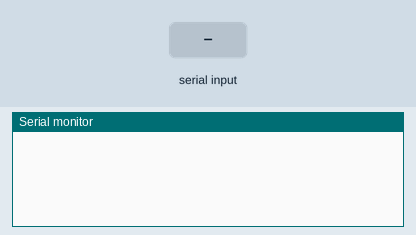
Bench run of a sketch on a simulated Arduino Uno, built with avr-gcc and run on an emulated ATmega328P. On the bench: the last lines printed to the serial monitor. The test bench sets the inputs (shaded band). The modem accepts every AT command (registered, SIM ready, sends succeed) and sends nothing else.

Above: at 1.2 s.
1.3 s: "#" received over Serial
At 2.1 s:
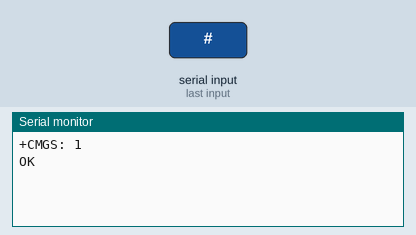
2.8 s: "#" received over the second serial link
At 3.2 s:
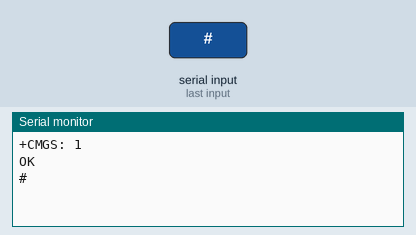
4.3 s: "1" received over the second serial link
At 5.5 s:
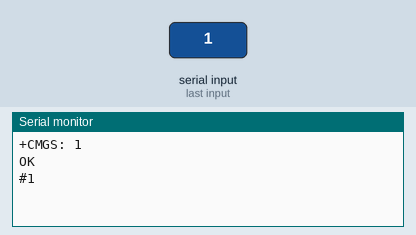

The sketch:

Gsmtest.ino
```cpp
#include<SoftwareSerial.h>
SoftwareSerial gsm(2,3);

void setup() {
  // put your setup code here, to run once:
gsm.begin(115200);
Serial.begin(115200);
}

void loop() {
  // put your main code here, to run repeatedly:
if(gsm.available())
{
  Serial.write(gsm.read());
}
if(Serial.available())
{
  byte a = Serial.read();
  if(a=='#')
  {
    gsm.write(char(26));
  }
  else
   gsm.write(a);
}
}
```

Measured:
- after the input at 1.3 s, the serial monitor: prints a new line at once (image 1)
- after the input at 2.8 s, the serial monitor: prints a new line at once (image 2)
- after the input at 4.3 s, the serial monitor: prints a new line at once (image 3)
